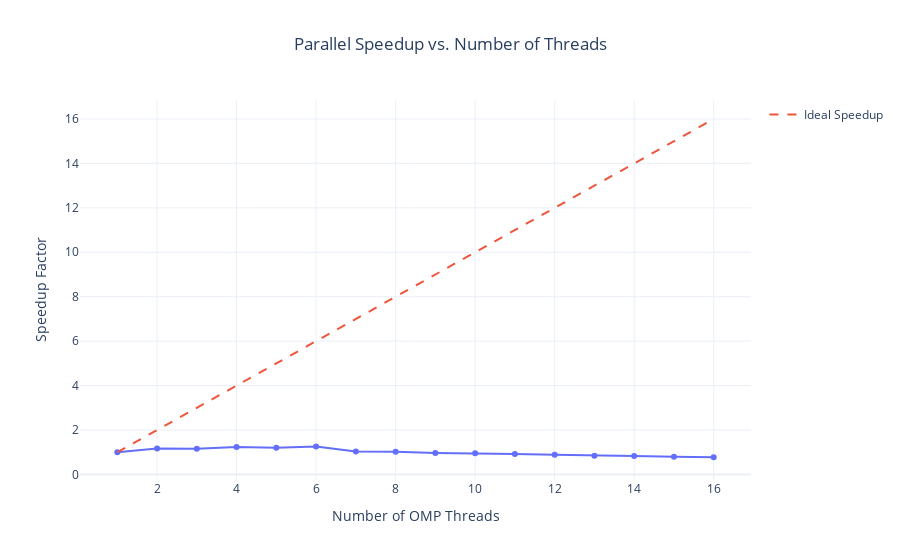

Notebook code for this chart:
### Code cell
# Create the plot for speedup vs. number of threads
fig_speedup = px.line(df, x='threads', y='speedup',
                      title='Parallel Speedup vs. Number of Threads',
                      labels={'threads': 'Number of OMP Threads', 'speedup': 'Speedup Factor'},
                      markers=True,
                      template='plotly_white')

# Add a line for ideal, linear speedup for comparison
fig_speedup.add_scatter(x=df['threads'], y=df['threads'], mode='lines', name='Ideal Speedup', line=dict(dash='dash'))

fig_speedup.update_layout(title_x=0.5)
fig_speedup.show()

### Figure 1 — Plotly figure (JSON) as saved in the notebook; plotly's stock layout.template omitted (floating-point values rounded to 4 significant figures)
{"data": [{"hovertemplate": "Number of OMP Threads=%{x}<br>Speedup Factor=%{y}<extra></extra>", "legendgroup": "", "line": {"color": "#636efa", "dash": "solid"}, "marker": {"symbol": "circle"}, "mode": "lines+markers", "name": "", "orientation": "v", "showlegend": false, "type": "scatter", "x": [1, 2, 3, 4, 5, 6, 7, 8, 9, 10, 11, 12, 13, 14, 15, 16], "xaxis": "x", "y": [1.0, 1.167, 1.162, 1.238, 1.207, 1.254, 1.03, 1.027, 0.9695, 0.9559, 0.923, 0.8906, 0.8461, 0.8252, 0.7953, 0.7743], "yaxis": "y"}, {"line": {"dash": "dash"}, "mode": "lines", "name": "Ideal Speedup", "type": "scatter", "x": [1, 2, 3, 4, 5, 6, 7, 8, 9, 10, 11, 12, 13, 14, 15, 16], "y": [1, 2, 3, 4, 5, 6, 7, 8, 9, 10, 11, 12, 13, 14, 15, 16]}], "layout": {"legend": {"tracegroupgap": 0}, "title": {"text": "Parallel Speedup vs. Number of Threads", "x": 0.5}, "xaxis": {"anchor": "y", "domain": [0, 1], "title": {"text": "Number of OMP Threads"}}, "yaxis": {"anchor": "x", "domain": [0, 1], "title": {"text": "Speedup Factor"}}}}
